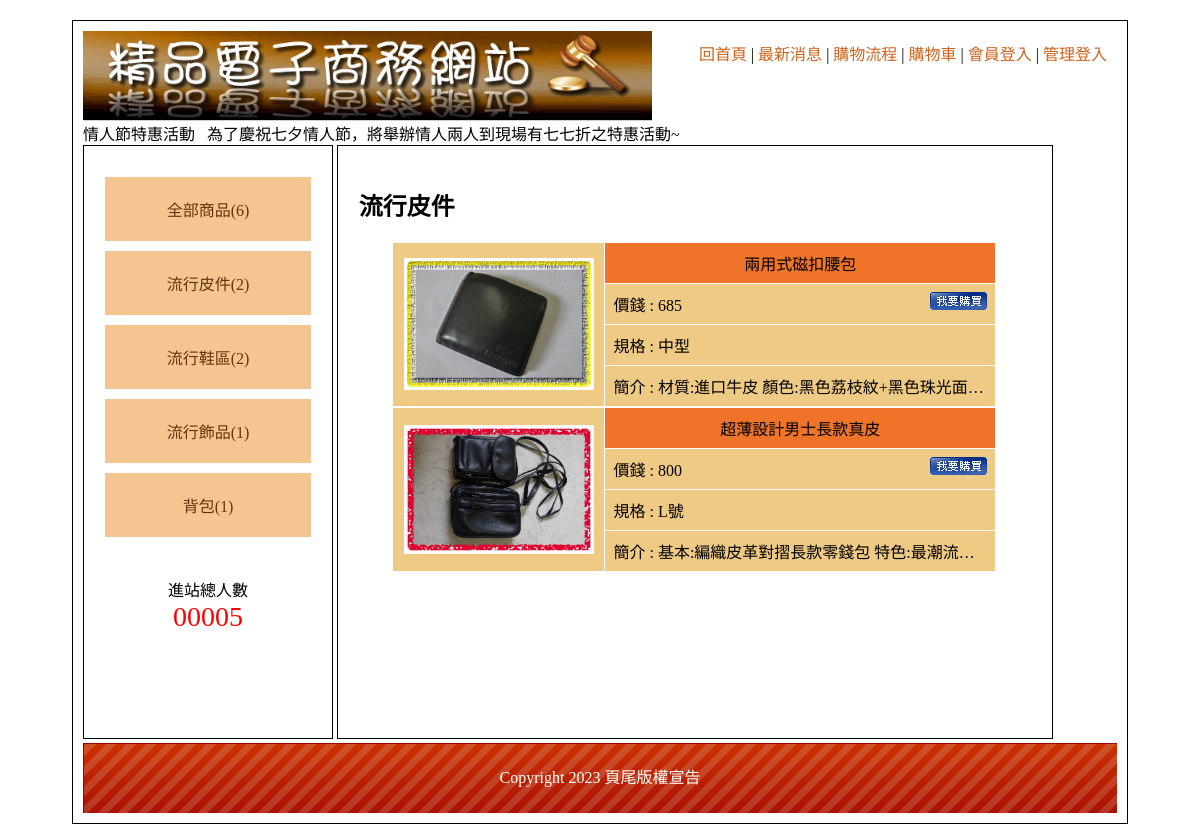
Page /?th=1 on the committed database.
### tables this page shows
CREATE TABLE `th` (
  `id` int(8) UNSIGNED NOT NULL,
  `name` text NOT NULL,
  `parent` int(8) UNSIGNED NOT NULL DEFAULT 0
);

CREATE TABLE `products` (
  `id` int(8) UNSIGNED NOT NULL,
  `name` text NOT NULL,
  `no` text NOT NULL,
  `price` int(10) UNSIGNED NOT NULL,
  `spec` text NOT NULL,
  `stock` int(10) UNSIGNED NOT NULL,
  `img` text NOT NULL,
  `intro` text NOT NULL,
  `big` int(8) UNSIGNED NOT NULL,
  `mid` int(8) UNSIGNED NOT NULL,
  `sh` tinyint(1) UNSIGNED NOT NULL DEFAULT 1
);

CREATE TABLE `bottom` (
  `id` int(4) UNSIGNED NOT NULL,
  `bottom` text NOT NULL
);

### api/base.php (called while the page is built, shortened)
<?php
$Th = new DB('th');
$Products = new DB('products');
$Bottom = new DB('bottom');
class DB
{
    protected $dsn = "mysql:host=localhost;charest=utf8;dbname=db04";
    protected $table;
    protected $pdo;
    function __construct($table)
    {
        $this->table = $table;
        $this->pdo = new PDO($this->dsn, 'root', '');
    }
    protected function arrayToSqlArray($array)
    {
        foreach ($array as $key => $value) {
            $tmp[] = "`$key`='$value'";
        }
        return $tmp;
    }
    public function all(...$args)
    {
        $sql = " SELECT * FROM `$this->table` ";
        if (isset($args[0])) {
            if (is_array($args[0])) {
                $sql .= " WHERE " . join(" && ", $this->arrayToSqlArray($args[0]));
            } else {
                $sql .= $args[0];
            }
        }
        return $this->pdo->query($sql)->fetchAll(PDO::FETCH_ASSOC);
    }
    public function find($find)
    {
        $sql = " SELECT * FROM `$this->table` WHERE ";
        if (is_array($find)) {
            $sql .= join(" && ", $this->arrayToSqlArray($find));
        } else {
            $sql .= " `id` = " . $find;
        }
        return $this->pdo->query($sql)->fetch(PDO::FETCH_ASSOC);
    }
    protected function math($math, $field, $condition)
    {
        $sql = " SELECT $math($field) FROM `$this->table` ";
        if ($condition !== 1) {
            if (is_array($condition)) {
                $sql .= " WHERE " . join(" && ", $this->arrayToSqlArray($condition));
            } else {
                $sql .= $condition;
            }
        }
        return $this->pdo->query($sql)->fetchColumn();
    }
    public function count($condition)
    {
        return $this->math('COUNT', '*', $condition);
    }
}
?>

### index.php (the view, shortened to what this page needs)
<?php
include_once "./api/base.php";
?>
<!DOCTYPE html PUBLIC "-//W3C//DTD XHTML 1.0 Transitional//EN" "http://www.w3.org/TR/xhtml1/DTD/xhtml1-transitional.dtd">
<html xmlns="http://www.w3.org/1999/xhtml">
<head>
        <link href="./css/css.css" rel="stylesheet" type="text/css">
</head>
<body>
        <div id="main">
                <div id="top">
                        <a href="./index.php">
                                <img src="./icons/0416.jpg" width="55%;">
                        </a>
                        <div style="padding:10px;float:right">
                                <a href="?">回首頁</a> |
                                <a href="?do=news">最新消息</a> |
                                <a href="?do=look">購物流程</a> |
                                <a href="?do=buycart">購物車</a> |
                                <?php
                                if (isset($_SESSION['member'])) {
                                ?>
                                        <a href="./api/logout.php?table=member" style="color:#f00;">會員登出</a>
                                <?php
                                } else { ?>
                                        <a href="?do=login">會員登入</a>
                                <?php
                                }
                                ?>
                                |
                                <?php
                                if (isset($_SESSION['admin'])) {
                                ?>
                                        <a href="./back.php?do=admin" style="color:#f00;">返回管理</a>
                                <?php
                                } else { ?>
                                        <a href="?do=admin">管理登入</a>
                                <?php
                                }
                                ?>
                        </div>
                        <marquee behavior="" direction="">
                                情人節特惠活動 &nbsp; 為了慶祝七夕情人節，將舉辦情人兩人到現場有七七折之特惠活動~
                        </marquee>
                </div>
                <div id="left" class="ct">
                        <div style="min-height:400px;">
                                <a href="?th=0">全部商品(<?= $Products->count(['sh' => 1]); ?>)</a>
                                <?php
                                $bigs = $Th->all(['parent' => 0]);
                                foreach ($bigs as $big) {
                                        echo "<div class='ww'>";
                                ?>
                                        <a href="?th=<?= $big['id']; ?>"><?= $big['name']; ?>(<?= $Products->count(['sh' => 1, 'big' => $big['id']]); ?>)</a>
                                <?php
                                        echo "</div>";
                                }
                                ?>
                        </div>
                        <span>
                                <div>進站總人數</div>
                                <div style="color:#f00; font-size:28px;">
                                        00005 </div>
                        </span>
                </div>
                <div id="right">
                        <?php
                        $do = $_GET['do'] ?? 'main';
                        $file = "./front/" . $do . ".php";
                        if (file_exists($file)) {
                                include_once $file;
                        } else {
                                include_once "./front/main.php";
                        }
                        ?>
                </div>
                <div id="bottom" style="line-height:70px;background:url(./icons/bot.png); color:#FFF;" class="ct">
                        <?= $Bottom->find(1)['bottom']; ?></div>
        </div>
</body>
</html>

### front/main.php
<?php
if (isset($_GET['th']) && $_GET['th'] != 0) {
    $th = $Th->find($_GET['th']);
    if ($th['parent'] == 0) {
        $nav = $th['name'];
        $rows = $Products->all(['sh' => 1, 'big' => $th['id']]);
    } else {
        $big = $Th->find($th['parent']);
        $nav = $big['name'] . ">" . $th['name'];
        $rows = $Products->all(['sh' => 1, 'mid' => $th['id']]);
    }
} else {
    $nav = '全部商品';
    $rows = $Products->all(['sh' => 1]);
}
?>
<h2><?= $nav; ?></h2>
<div class="all ">
    <?php
    foreach ($rows as $row) {
    ?>
        <div class="flexCenterCenter pp bor-wh">
            <div style="width: 35%;box-sizing:border-box;" class="flexCenterCenter pp ct">
                <a href="?do=detail&id=<?= $row['id']; ?>">
                    <img style="object-fit:cover; width:90%; " src="./upload/<?= $row['img']; ?>" alt="">
                </a>
            </div>
            <div style="width: 65%;box-sizing:border-box">
                <div class="pd ct tt bor-wh bor-bt-none bor-tp-none"><?= $row['name']; ?> </div>
                <div class="pd pp bor-wh bor-bt-none">價錢 : <?= $row['price']; ?><a href="?do=detail&id=<?= $row['id']; ?>" style="float: right;"><img src="./icons/0402.jpg" alt=""></a></div>
                <div class="pd pp bor-wh bor-bt-none">規格 : <?= $row['spec']; ?></div>
                <div class="pd pp bor-wh bor-bt-none single-ellipsis">簡介 : <?= $row['intro']; ?></div>
            </div>
        </div>
    <?php
    }
    ?>
</div>

### css/css.css (style rules this page uses)
body { font-family: "微軟正黑體"; }
#main { width: 1034px; padding: 10px; margin: 20px auto 20px auto; border: #000 solid 1px; min-height: 768px; }
#top a { color: #CE631C; text-decoration: none; }
#left { display: inline-block; width: 20%; padding: 2%; min-height: 550px; vertical-align: top; border: #000 1px solid; }
#left a { display: block; padding: 20px 5px 20px 5px; text-decoration: none; background: #F4C591; margin: 10px auto 10px auto; color: #65350A; }
.ct { text-align: center; }
#right { display: inline-block; width: 65%; padding: 2%; min-height: 550px; border: #000 1px solid; height: 550px; overflow: auto; }
#bottom { height: 70px; background: url(../icons/bot.png); background-size: cover; }
.all { width: 90%; margin: 10px auto 10px auto; }
.tt { background: #EF7429; }
.pp { background: #EFCA85; }
.flexCenterCenter { display: flex; justify-content: center; align-items: center; flex-wrap: wrap; }
#left { height: 550px; }
.bor-wh { border: 1px solid #fff; }
.bor-bt-none { border-bottom: none; }
.bor-tp-none { border-top: none; }
.pd { padding: 8px; }
.single-ellipsis { overflow: hidden; text-overflow: ellipsis; white-space: nowrap; }

### rows in the picture
th: name "流行皮件", count "2"
th: name "流行鞋區", id "2"
th: name "流行飾品", count "1"
th: name "背包", count "1"
products: img (picture), name "兩用式磁扣腰包", price "685", spec "中型", intro "材質:進口牛皮 顏色:黑色荔枝紋+黑色珠光面…"
products: img (picture), name "超薄設計男士長款真皮", price "800", spec "L號", intro "基本:編織皮革對摺長款零錢包 特色:最潮流…"
bottom: bottom "Copyright 2023 頁尾版權宣告"

### other values in the picture
$Products->count(['sh' => 1]) "6"
